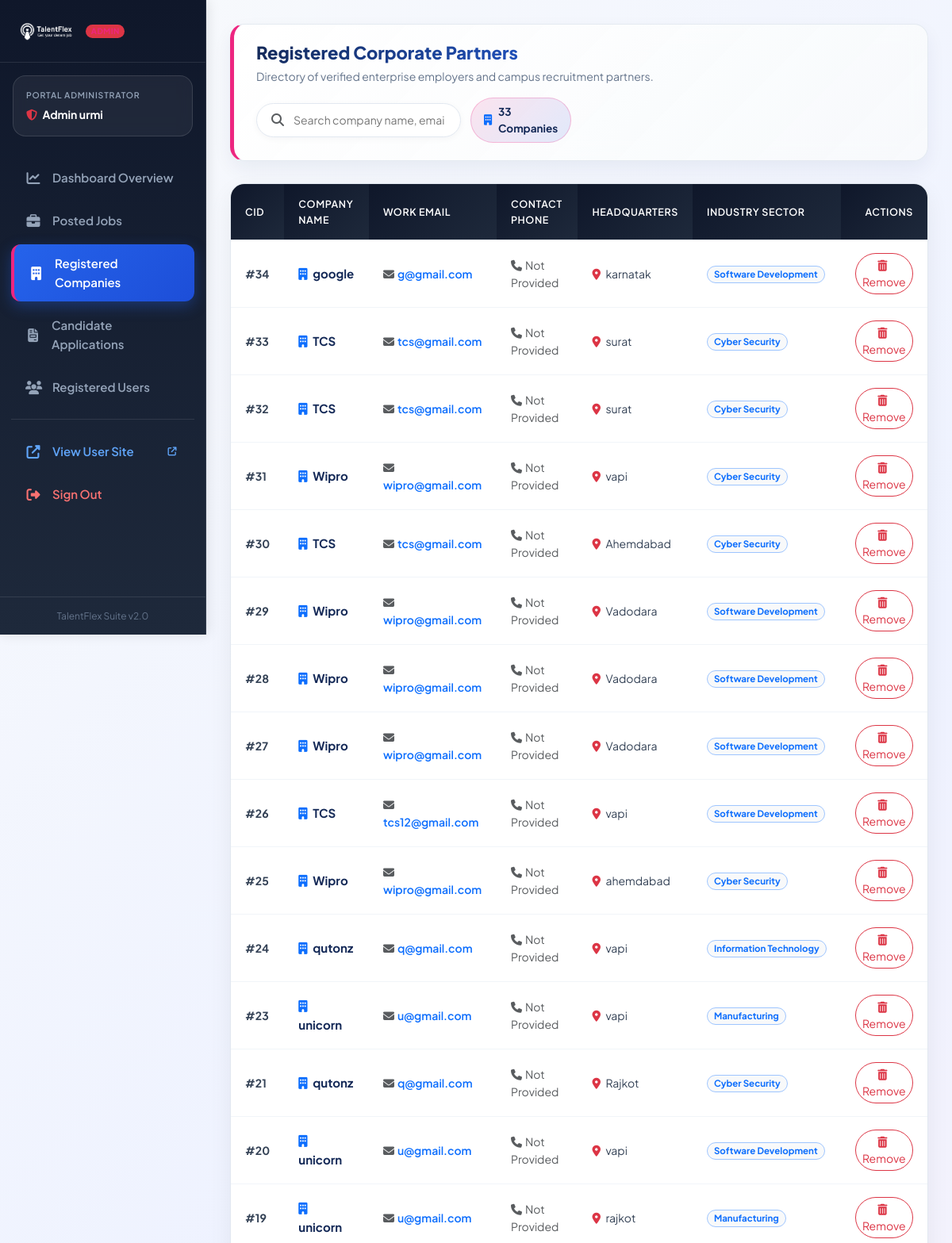
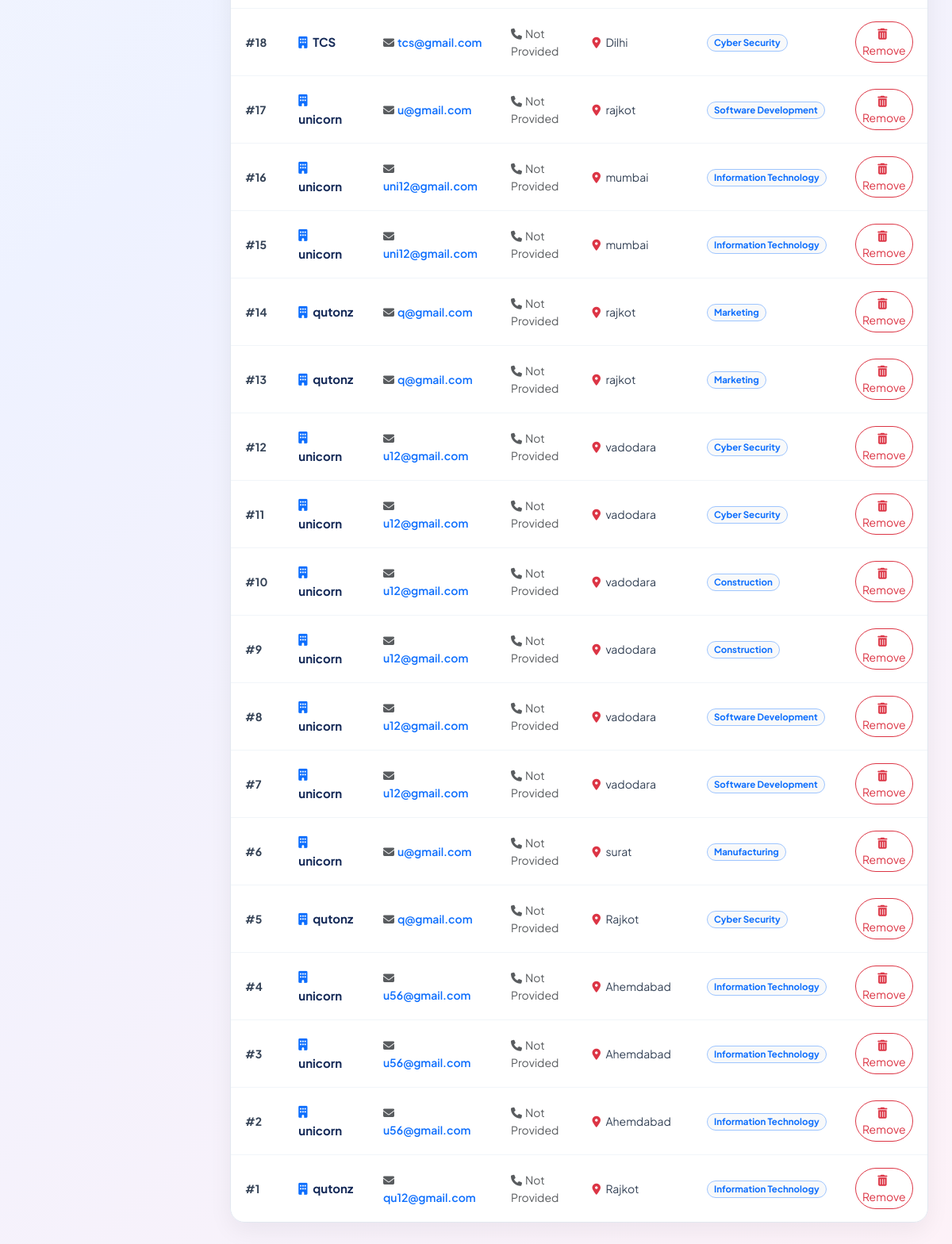
Page /admin/admin_viewcompany.php (signed in) on the committed database (2 pictures, top to bottom).
### tables this page shows
CREATE TABLE `companyreg` (
  `cid` int(20) NOT NULL,
  `c_id` int(20) NOT NULL,
  `name` varchar(18) NOT NULL,
  `email` varchar(25) NOT NULL,
  `mobile` varchar(15) NOT NULL,
  `address` varchar(25) NOT NULL,
  `industry` varchar(200) NOT NULL,
  `password` varchar(20) NOT NULL
);

### admin/admin_viewcompany.php (the view, shortened to what this page needs)
<?php
include("db.php");
$sql = "SELECT cid, name, email, mobile, address, industry FROM companyreg ORDER BY cid DESC";
$result = mysqli_query($conn, $sql);
$total_comps = ($result) ? mysqli_num_rows($result) : 0;
?>
<!DOCTYPE html>
<html lang="en">
<head>
    <link href="https://cdn.jsdelivr.net/npm/bootstrap@5.3.3/dist/css/bootstrap.min.css" rel="stylesheet">
    <link rel="stylesheet" href="https://cdnjs.cloudflare.com/ajax/libs/font-awesome/6.5.2/css/all.min.css">
    <link rel="stylesheet" href="../assets/css/portal-custom.css">
</head>
<body class="admin-body" style="display: flex; flex-direction: column; min-height: 100vh;">
    <?php include('sidebar.php'); ?>
    <div class="portal-dashboard-main">
        <div class="dashboard-topbar-glass d-flex flex-wrap align-items-center justify-content-between gap-3">
            <div>
                <h2 style="font-size: 22px; font-weight: 800; margin-bottom: 4px;">
                    Registered Corporate Partners
                </h2>
                <p style="color: var(--tf-text-muted); font-size: 14px; margin: 0;">
                    Directory of verified enterprise employers and campus recruitment partners.
                </p>
            </div>
            <div class="d-flex align-items-center gap-2">
                <div class="admin-table-filter">
                    <i class="fas fa-search text-muted"></i>
                    <input type="text" id="compSearchInput" onkeyup="filterCompanyTable()" placeholder="Search company name, email, industry...">
                </div>
                <span class="user-badge-nav-admin ms-1">
                    <i class="fas fa-building text-primary"></i> <?php echo $total_comps; ?> Companies
                </span>
            </div>
        </div>
        <?php if ($total_comps > 0) { ?>
            <div class="table-portal-card">
                <div class="table-responsive">
                    <table class="table-portal" id="companyTable">
                        <thead>
                            <tr>
                                <th>CID</th>
                                <th>Company Name</th>
                                <th>Work Email</th>
                                <th>Contact Phone</th>
                                <th>Headquarters</th>
                                <th>Industry Sector</th>
                                <th class="text-end">Actions</th>
                            </tr>
                        </thead>
                        <tbody>
                            <?php while ($row = mysqli_fetch_assoc($result)) { ?>
                                <tr>
                                    <td><strong>#<?php echo $row['cid']; ?></strong></td>
                                    <td>
                                        <strong style="color: var(--tf-navy); font-size: 15px;">
                                            <i class="fas fa-building text-primary me-1"></i>
                                            <?php echo htmlspecialchars($row['name']); ?>
                                        </strong>
                                    </td>
                                    <td>
                                        <a href="mailto:<?php echo htmlspecialchars($row['email']); ?>" class="text-primary text-decoration-none fw-semibold">
                                            <i class="fas fa-envelope text-muted me-1"></i><?php echo htmlspecialchars($row['email']); ?>
                                        </a>
                                    </td>
                                    <td>
                                        <span class="text-muted">
                                            <i class="fas fa-phone text-muted me-1"></i><?php echo htmlspecialchars($row['mobile'] ?: 'Not Provided'); ?>
                                        </span>
                                    </td>
                                    <td>
                                        <i class="fas fa-map-marker-alt text-danger me-1"></i>
                                        <?php echo htmlspecialchars($row['address'] ?: 'N/A'); ?>
                                    </td>
                                    <td>
                                        <span class="badge bg-light text-primary border border-primary-subtle px-2 py-1 rounded-pill" style="font-size: 11.5px;">
                                            <?php echo htmlspecialchars($row['industry'] ?: 'Information Technology'); ?>
                                        </span>
                                    </td>
                                    <td class="text-end">
                                        <a href="admin_viewcompany.php?delete_cid=<?php echo $row['cid']; ?>" class="btn btn-sm btn-outline-danger rounded-pill" onclick="return confirm('Delete this company account and all related records?')" title="Delete Company">
                                            <i class="fas fa-trash-alt me-1"></i> Remove
                                        </a>
                                    </td>
                                </tr>
                            <?php } ?>
                        </tbody>
                    </table>
                </div>
            </div>
        <?php } ?>
    </div>
</body>
</html>

### assets/css/portal-custom.css (style rules this page uses)
:root { --tf-primary: #2563eb; --tf-primary-hover: #1d4ed8; --tf-primary-light: #eff6ff; --tf-primary-subtle: #dbeafe; --tf-navy: #142957; --tf-navy-dark: #0f172a; --tf-accent: #ed2680; --tf-accent-hover: #db1470; --tf-accent-light: #fdf2f8; --tf-success: #10b981; --tf-success-light: #ecfdf5; --tf-warning: #f59e0b; --tf-warning-light: #fffbeb; --tf-danger: #ef4444; --tf-danger-light: #fef2f2; --tf-bg-body: #f8fafc; --tf-bg-card: #ffffff; --tf-border: #e2e8f0; --tf-border-light: #f1f5f9; --tf-text-title: #0f172a; --tf-text-body: #334155; --tf-text-muted: #64748b; --tf-font-family: 'Plus Jakarta Sans', -apple-system, BlinkMacSystemFont, 'Segoe UI', Roboto, Helvetica, Arial, sans-serif; --tf-shadow-sm: 0 2px 6px rgba(15, 23, 42, 0.04); --tf-shadow-md: 0 6px 20px rgba(15, 23, 42, 0.08); --tf-shadow-lg: 0 12px 32px rgba(15, 23, 42, 0.12); --tf-radius: 12px; --tf-radius-lg: 18px; --tf-radius-full: 9999px; --tf-transition: all 0.25s cubic-bezier(0.4, 0, 0.2, 1); }
body { font-family: var(--tf-font-family) !important; background-color: var(--tf-bg-body) !important; color: var(--tf-text-body) !important; line-height: 1.6; overflow-x: hidden; min-height: 100vh; display: flex; flex-direction: column; }
h1, h2, h3, h4, h5, h6 { font-family: var(--tf-font-family) !important; color: var(--tf-text-title); font-weight: 700; line-height: 1.25; }
a { color: var(--tf-primary); text-decoration: none; transition: var(--tf-transition); }
.table-portal-card { background: #ffffff; border-radius: var(--tf-radius-lg); border: 1px solid var(--tf-border); box-shadow: var(--tf-shadow-sm); overflow: hidden; }
.table-portal { width: 100%; margin-bottom: 0; border-collapse: separate; border-spacing: 0; }
.table-portal th { background: #0f172a; color: #ffffff; font-weight: 600; font-size: 13px; text-transform: uppercase; letter-spacing: 0.5px; padding: 15px 18px; border: none; vertical-align: middle; }
.table-portal td { padding: 16px 18px; font-size: 14px; color: var(--tf-text-body); border-top: 1px solid var(--tf-border-light); vertical-align: middle; }
.portal-dashboard-main { flex: 1; margin-left: 260px; padding: 30px; width: calc(100% - 260px); transition: var(--tf-transition); }
body.admin-body, body.portal-body { background: linear-gradient(135deg, #f8fafc 0%, #eef2ff 45%, #fdf2f8 100%) !important; background-attachment: fixed !important; }
.dashboard-topbar-glass { background: linear-gradient(135deg, rgba(255, 255, 255, 0.95) 0%, rgba(248, 250, 252, 0.9) 100%) !important; backdrop-filter: blur(14px) !important; border: 1px solid rgba(226, 232, 240, 0.9) !important; border-left: 5px solid var(--tf-accent) !important; border-radius: var(--tf-radius-lg) !important; padding: 22px 28px !important; box-shadow: 0 10px 25px rgba(20, 41, 87, 0.06) !important; margin-bottom: 28px; position: relative; }
.dashboard-topbar-glass h2 { background: linear-gradient(135deg, var(--tf-navy) 0%, #2563eb 100%); -webkit-background-clip: text; -webkit-text-fill-color: transparent; }
.admin-table-filter { background: #ffffff; border: 1.5px solid var(--tf-border); border-radius: var(--tf-radius-full); padding: 8px 18px; display: inline-flex; align-items: center; gap: 10px; width: 100%; max-width: 380px; box-shadow: 0 2px 8px rgba(15, 23, 42, 0.04); transition: all 0.3s ease; }
.admin-table-filter input { border: none; outline: none; background: transparent; width: 100%; font-size: 14px; color: var(--tf-navy); }
.table-portal-card { background: rgba(255, 255, 255, 0.95) !important; backdrop-filter: blur(12px) !important; border-radius: var(--tf-radius-lg) !important; border: 1px solid var(--tf-border) !important; box-shadow: 0 10px 30px rgba(15, 23, 42, 0.06) !important; overflow: hidden; }
.table-portal th { background: linear-gradient(135deg, #0f172a 0%, #1e293b 100%) !important; letter-spacing: 0.6px !important; font-size: 12.5px !important; }
.table-portal tr { transition: all 0.2s ease; }
.user-badge-nav-admin { display: inline-flex; align-items: center; gap: 8px; background: linear-gradient(135deg, rgba(237, 38, 128, 0.12) 0%, rgba(37, 99, 235, 0.12) 100%); color: var(--tf-navy); padding: 6px 16px; border-radius: var(--tf-radius-full); font-size: 13.5px; font-weight: 700; border: 1px solid rgba(237, 38, 128, 0.25); }

### rows in the picture
companyreg: cid "34", name "google", email "g@gmail.com", mobile "Not Provided", address "karnatak", industry "Software Development"
companyreg: cid "33", name "TCS", email "tcs@gmail.com", mobile "Not Provided", address "surat", industry "Cyber Security"
companyreg: cid "32", name "TCS", email "tcs@gmail.com", mobile "Not Provided", address "surat", industry "Cyber Security"
companyreg: cid "31", name "Wipro", email "wipro@gmail.com", mobile "Not Provided", address "vapi", industry "Cyber Security"
companyreg: cid "30", name "TCS", email "tcs@gmail.com", mobile "Not Provided", address "Ahemdabad", industry "Cyber Security"
companyreg: cid "29", name "Wipro", email "wipro@gmail.com", mobile "Not Provided", address "Vadodara", industry "Software Development"
companyreg: cid "28", name "Wipro", email "wipro@gmail.com", mobile "Not Provided", address "Vadodara", industry "Software Development"
companyreg: cid "27", name "Wipro", email "wipro@gmail.com", mobile "Not Provided", address "Vadodara", industry "Software Development"
companyreg: cid "26", name "TCS", email "tcs12@gmail.com", mobile "Not Provided", address "vapi", industry "Software Development"
companyreg: cid "25", name "Wipro", email "wipro@gmail.com", mobile "Not Provided", address "ahemdabad", industry "Cyber Security"
companyreg: cid "24", name "qutonz", email "q@gmail.com", mobile "Not Provided", address "vapi", industry "Information Technology"
companyreg: cid "23", name "unicorn", email "u@gmail.com", mobile "Not Provided", address "vapi", industry "Manufacturing"
companyreg: cid "21", name "qutonz", email "q@gmail.com", mobile "Not Provided", address "Rajkot", industry "Cyber Security"
companyreg: cid "20", name "unicorn", email "u@gmail.com", mobile "Not Provided", address "vapi", industry "Software Development"
companyreg: cid "19", name "unicorn", email "u@gmail.com", mobile "Not Provided", address "rajkot", industry "Manufacturing"
companyreg: cid "18", name "TCS", email "tcs@gmail.com", mobile "Not Provided", address "Dilhi", industry "Cyber Security"
companyreg: cid "17", name "unicorn", email "u@gmail.com", mobile "Not Provided", address "rajkot", industry "Software Development"
companyreg: cid "16", name "unicorn", email "uni12@gmail.com", mobile "Not Provided", address "mumbai", industry "Information Technology"
companyreg: cid "15", name "unicorn", email "uni12@gmail.com", mobile "Not Provided", address "mumbai", industry "Information Technology"
companyreg: cid "14", name "qutonz", email "q@gmail.com", mobile "Not Provided", address "rajkot", industry "Marketing"
companyreg: cid "13", name "qutonz", email "q@gmail.com", mobile "Not Provided", address "rajkot", industry "Marketing"
companyreg: cid "12", name "unicorn", email "u12@gmail.com", mobile "Not Provided", address "vadodara", industry "Cyber Security"
companyreg: cid "11", name "unicorn", email "u12@gmail.com", mobile "Not Provided", address "vadodara", industry "Cyber Security"
companyreg: cid "10", name "unicorn", email "u12@gmail.com", mobile "Not Provided", address "vadodara", industry "Construction"
companyreg: cid "9", name "unicorn", email "u12@gmail.com", mobile "Not Provided", address "vadodara", industry "Construction"
companyreg: cid "8", name "unicorn", email "u12@gmail.com", mobile "Not Provided", address "vadodara", industry "Software Development"
companyreg: cid "7", name "unicorn", email "u12@gmail.com", mobile "Not Provided", address "vadodara", industry "Software Development"
companyreg: cid "6", name "unicorn", email "u@gmail.com", mobile "Not Provided", address "surat", industry "Manufacturing"
companyreg: cid "5", name "qutonz", email "q@gmail.com", mobile "Not Provided", address "Rajkot", industry "Cyber Security"
companyreg: cid "4", name "unicorn", email "u56@gmail.com", mobile "Not Provided", address "Ahemdabad", industry "Information Technology"
companyreg: cid "3", name "unicorn", email "u56@gmail.com", mobile "Not Provided", address "Ahemdabad", industry "Information Technology"
companyreg: cid "2", name "unicorn", email "u56@gmail.com", mobile "Not Provided", address "Ahemdabad", industry "Information Technology"
companyreg: cid "1", name "qutonz", email "qu12@gmail.com", mobile "Not Provided", address "Rajkot", industry "Information Technology"

### other values in the picture
$_SESSION['admin_name'] "Admin urmi"
$total_comps "33"
